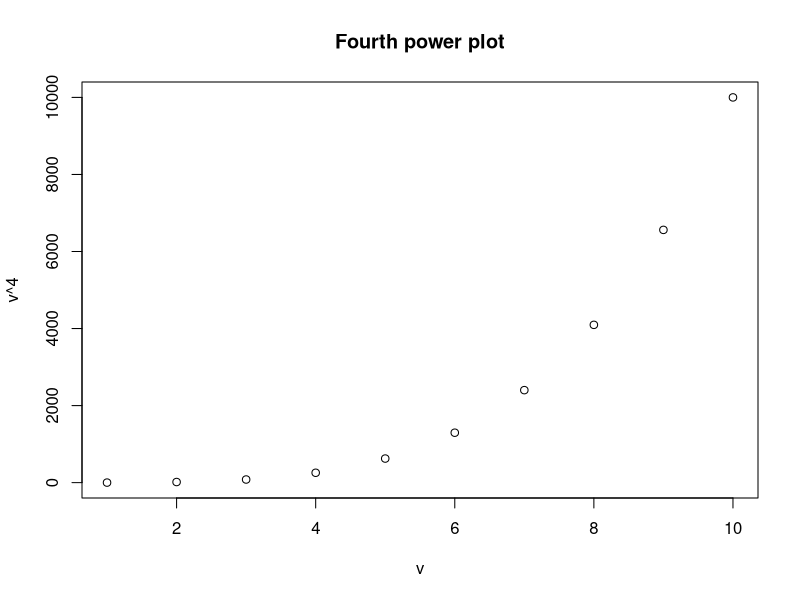

Write R code to recreate this figure.
## ---- chunk 1
print("Show your work!")
## ---- chunk 2
v = 1:10
plot(v**4~v, main="Fourth power plot")
